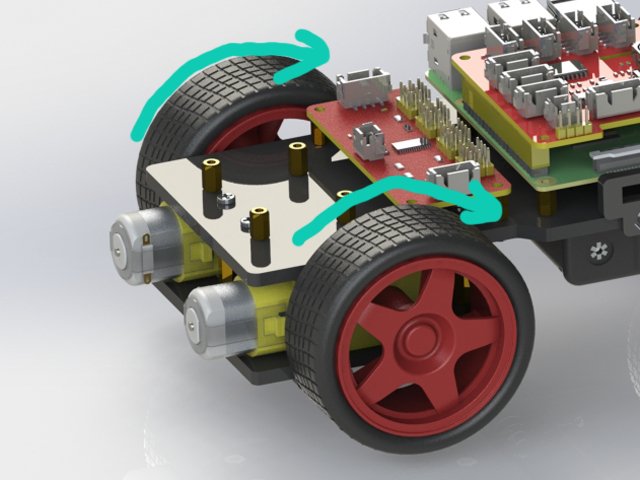
#> input picture images/back_wheel_cali.JPG, 640 x 480 px
$ python -i DetectObs.py   (imports and definitions only)
#> lines starting #> are read from the running program, lines starting #| are printed output that depends on the picture; after the words box and inside, x2 and y2 are one past the last pixel; in counts of white or black regions, pixels touching at a corner belong together
import cv2
import sys
import numpy as np
import random
from enum import Enum

MIN_SIZE = 200


class Side(Enum):
    LEFT = 0
    RIGHT = 1


def snap(data, i):
    nparr = np.frombuffer(data, dtype=np.uint8)
    image = cv2.imdecode(nparr, cv2.IMREAD_COLOR)
    name = f'{random.random()}.jpg'
    cv2.imwrite(f'C:\\images\\{name}', image)


def find_max_contour(contours):
    if len(contours) == 0 or contours is None:
        return None
    maxContour = contours[0]
    maxSize = 0
    for c in contours:
        x, y, w, h = cv2.boundingRect(c)
        if w * h > maxSize:
            maxContour = c
            maxSize = w * h
    if maxSize < MIN_SIZE:
        return None
    return maxContour


def find_obs(image, lower, upper, name):
    lower = np.array(lower, dtype="uint8")
    upper = np.array(upper, dtype="uint8")
    mask = cv2.inRange(image, lower, upper)
    output = cv2.bitwise_and(image, image, mask=mask)
    gray = cv2.cvtColor(output, cv2.COLOR_BGR2GRAY)
    blur = cv2.GaussianBlur(gray, (3, 3), 0)
    # [4 lines of commented-out code are left out]
    ret, im = cv2.threshold(blur, 100, 255, cv2.THRESH_BINARY)
    contours, hierarchy = cv2.findContours(im, cv2.RETR_EXTERNAL, cv2.CHAIN_APPROX_SIMPLE)
    draw(contours, image, name)
    return find_max_contour(contours)


def draw(contours, image, name):
    if len(contours) == 0 or contours is None:
        return
    i=0
    for c in contours:
        # Obtain bounding rectangle to get measurements
        x, y, w, h = cv2.boundingRect(c)

        # Crop and save ROI
        ROI = image[y:y + h, x:x + w]
        cv2.imwrite(f'C:\\images\\cons\\{name}_{i}.png', ROI)
        i=i+1


def detect_obst(image):
    # nparr = np.frombuffer(data, dtype=np.uint8)
    # image = cv2.imdecode(nparr, cv2.IMREAD_COLOR)
    height, width = image.shape[:2]
    boundaries = [
        ([110, 0, 130], [233, 118, 255], 'purple'),  # purple
        ([176, 0, 135], [255, 135, 228], 'pink'), # pink
        # ([83, 112, 15], [220, 250, 150], 'green'), # green
        # ([0,0,0], [110,110,110], 'black'), # green
        # ([103, 86, 65], [145, 133, 128])
    ]
    countors=[]
    # loop over the boundaries
    for (lower, upper, name) in boundaries:
        countors.append(find_obs(image, lower, upper, name))
    max_con = find_max_contour(countors)
    return max_con


# [6 lines of commented-out code are left out]

>>> import cv2
>>> picture = cv2.imread('images/back_wheel_cali.JPG')
#> picture is the input picture: shape (480, 640, 3); mean B, G, R 140.2, 144.2, 147.8
>>> result = detect_obst(picture)
#> the loop in detect_obst, `for (lower, upper, name) in boundaries:` made 2 passes
#> pass 1, in find_obs, `mask = cv2.inRange(image, lower, upper)`:
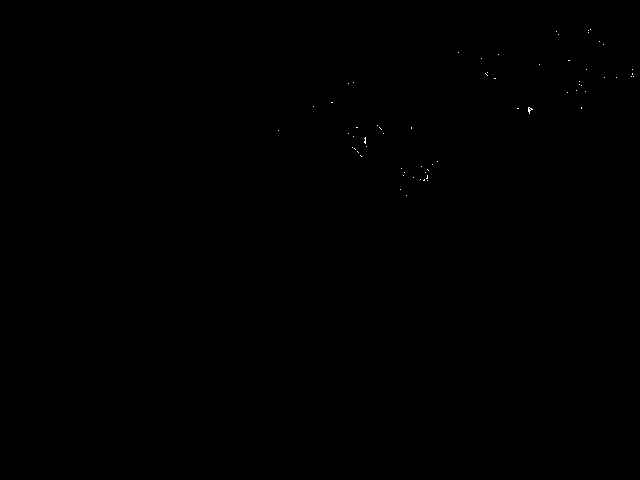
#> mask: shape (480, 640); 0.04% white in thin lines or dots, all inside (x1, y1, x2, y2) = (278, 29, 634, 196)
#> after the loop in detect_obst, `for (lower, upper, name) in boundaries:`: countors = 2 items
